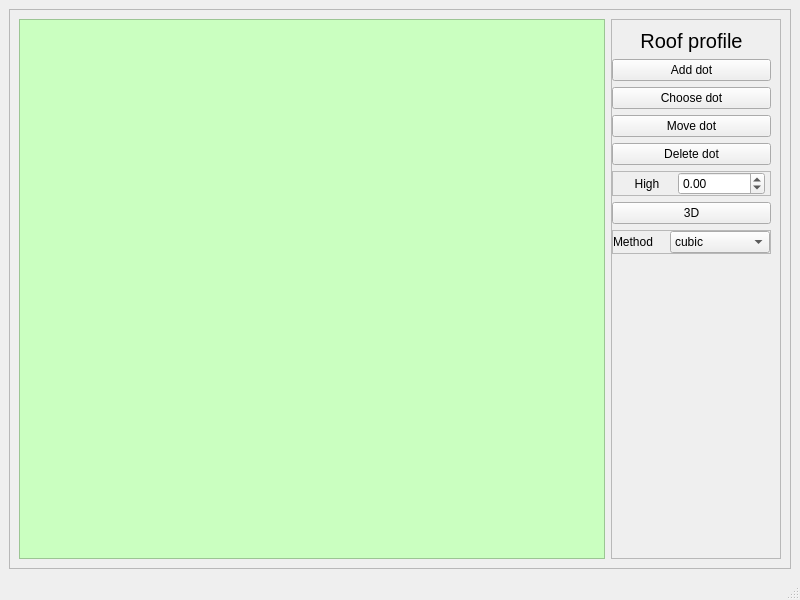
<?xml version="1.0" encoding="UTF-8"?>
<ui version="4.0">
 <class>MainWindow</class>
 <widget class="QMainWindow" name="MainWindow">
  <property name="geometry">
   <rect>
    <x>0</x>
    <y>0</y>
    <width>800</width>
    <height>600</height>
   </rect>
  </property>
  <property name="windowTitle">
   <string>MainWindow</string>
  </property>
  <widget class="QWidget" name="centralwidget">
   <layout class="QVBoxLayout" name="verticalLayout_2">
    <item>
     <widget class="QFrame" name="main_frame">
      <property name="minimumSize">
       <size>
        <width>100</width>
        <height>0</height>
       </size>
      </property>
      <property name="frameShape">
       <enum>QFrame::StyledPanel</enum>
      </property>
      <property name="frameShadow">
       <enum>QFrame::Raised</enum>
      </property>
      <layout class="QGridLayout" name="gridLayout">
       <item row="0" column="0">
        <widget class="QFrame" name="draw_polygon_frame">
         <property name="minimumSize">
          <size>
           <width>100</width>
           <height>0</height>
          </size>
         </property>
         <property name="styleSheet">
          <string notr="true">background-color:rgb(202, 255, 192)</string>
         </property>
         <property name="frameShape">
          <enum>QFrame::StyledPanel</enum>
         </property>
         <property name="frameShadow">
          <enum>QFrame::Raised</enum>
         </property>
        </widget>
       </item>
       <item row="0" column="1">
        <widget class="QFrame" name="toolbar_frame">
         <property name="minimumSize">
          <size>
           <width>150</width>
           <height>0</height>
          </size>
         </property>
         <property name="maximumSize">
          <size>
           <width>170</width>
           <height>16777215</height>
          </size>
         </property>
         <property name="frameShape">
          <enum>QFrame::StyledPanel</enum>
         </property>
         <property name="frameShadow">
          <enum>QFrame::Raised</enum>
         </property>
         <layout class="QVBoxLayout" name="verticalLayout">
          <property name="sizeConstraint">
           <enum>QLayout::SetDefaultConstraint</enum>
          </property>
          <property name="leftMargin">
           <number>0</number>
          </property>
          <item>
           <widget class="QLabel" name="modeName">
            <property name="maximumSize">
             <size>
              <width>16777215</width>
              <height>30</height>
             </size>
            </property>
            <property name="font">
             <font>
              <family>Arial</family>
              <pointsize>15</pointsize>
             </font>
            </property>
            <property name="text">
             <string>Roof profile</string>
            </property>
            <property name="textFormat">
             <enum>Qt::AutoText</enum>
            </property>
            <property name="alignment">
             <set>Qt::AlignCenter</set>
            </property>
           </widget>
          </item>
          <item>
           <widget class="QPushButton" name="addDot">
            <property name="text">
             <string>Add dot</string>
            </property>
           </widget>
          </item>
          <item>
           <widget class="QPushButton" name="chooseDot">
            <property name="text">
             <string>Choose dot</string>
            </property>
           </widget>
          </item>
          <item>
           <widget class="QPushButton" name="moveDot">
            <property name="text">
             <string>Move dot</string>
            </property>
           </widget>
          </item>
          <item>
           <widget class="QPushButton" name="deleteDot">
            <property name="text">
             <string>Delete dot</string>
            </property>
           </widget>
          </item>
          <item>
           <widget class="QFrame" name="frame">
            <property name="frameShape">
             <enum>QFrame::StyledPanel</enum>
            </property>
            <property name="frameShadow">
             <enum>QFrame::Raised</enum>
            </property>
            <layout class="QHBoxLayout" name="horizontalLayout_2">
             <property name="spacing">
              <number>6</number>
             </property>
             <property name="topMargin">
              <number>0</number>
             </property>
             <property name="rightMargin">
              <number>5</number>
             </property>
             <property name="bottomMargin">
              <number>0</number>
             </property>
             <item>
              <widget class="QLabel" name="label_4">
               <property name="maximumSize">
                <size>
                 <width>50</width>
                 <height>16777215</height>
                </size>
               </property>
               <property name="text">
                <string>High</string>
               </property>
               <property name="alignment">
                <set>Qt::AlignCenter</set>
               </property>
              </widget>
             </item>
             <item>
              <widget class="QDoubleSpinBox" name="heightSpinBox">
               <property name="minimum">
                <double>-500.000000000000000</double>
               </property>
               <property name="maximum">
                <double>500.000000000000000</double>
               </property>
               <property name="singleStep">
                <double>0.010000000000000</double>
               </property>
              </widget>
             </item>
            </layout>
           </widget>
          </item>
          <item>
           <widget class="QPushButton" name="threeDButton">
            <property name="text">
             <string>3D</string>
            </property>
           </widget>
          </item>
          <item>
           <widget class="QFrame" name="frame_2">
            <property name="frameShape">
             <enum>QFrame::StyledPanel</enum>
            </property>
            <property name="frameShadow">
             <enum>QFrame::Raised</enum>
            </property>
            <layout class="QHBoxLayout" name="horizontalLayout">
             <property name="leftMargin">
              <number>0</number>
             </property>
             <property name="topMargin">
              <number>0</number>
             </property>
             <property name="rightMargin">
              <number>0</number>
             </property>
             <property name="bottomMargin">
              <number>0</number>
             </property>
             <item>
              <widget class="QLabel" name="label">
               <property name="text">
                <string>Method</string>
               </property>
              </widget>
             </item>
             <item>
              <widget class="QComboBox" name="interpolateMethodComboBox">
               <property name="minimumSize">
                <size>
                 <width>100</width>
                 <height>0</height>
                </size>
               </property>
               <property name="maximumSize">
                <size>
                 <width>16777215</width>
                 <height>16777215</height>
                </size>
               </property>
               <property name="baseSize">
                <size>
                 <width>0</width>
                 <height>0</height>
                </size>
               </property>
               <item>
                <property name="text">
                 <string>cubic</string>
                </property>
               </item>
               <item>
                <property name="text">
                 <string>linear</string>
                </property>
               </item>
              </widget>
             </item>
            </layout>
           </widget>
          </item>
          <item>
           <spacer name="verticalSpacer">
            <property name="orientation">
             <enum>Qt::Vertical</enum>
            </property>
            <property name="sizeHint" stdset="0">
             <size>
              <width>20</width>
              <height>40</height>
             </size>
            </property>
           </spacer>
          </item>
         </layout>
        </widget>
       </item>
      </layout>
     </widget>
    </item>
   </layout>
  </widget>
  <widget class="QMenuBar" name="menubar">
   <property name="geometry">
    <rect>
     <x>0</x>
     <y>0</y>
     <width>800</width>
     <height>21</height>
    </rect>
   </property>
  </widget>
  <widget class="QStatusBar" name="statusbar"/>
 </widget>
 <resources/>
 <connections/>
</ui>
